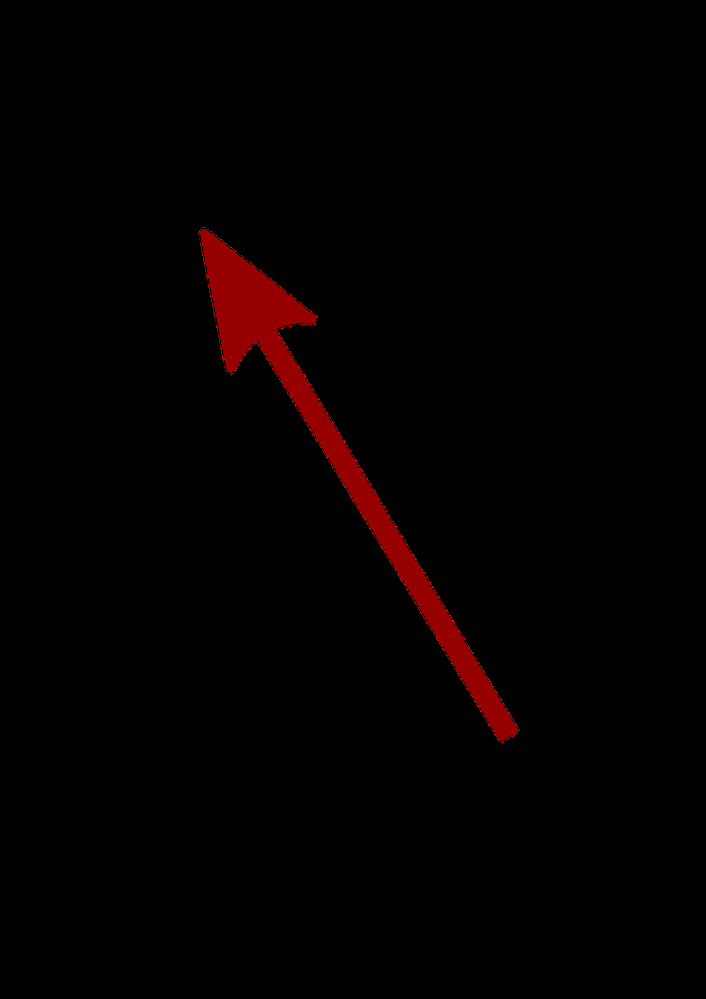
#> input picture arrow/arrow.png, 706 x 999 px, shrunk from 1240 x 1754 before the run, given in place of the camera
$ python 'main 1.py'
#> lines starting #> are read from the running program, lines starting #| are printed output that depends on the picture; after the words box and inside, x2 and y2 are one past the last pixel; in counts of white or black regions, pixels touching at a corner belong together
import cv2
import numpy as np
import matplotlib.pyplot as plt
camera = cv2.VideoCapture(0)

# cv2.namedWindow("Image", cv2.WINDOW_GUI_NORMAL)
while camera.isOpened():
    _, image = camera.read()
#> image is the input picture: shape (999, 706, 3); mean B, G, R 0, 0, 3.9
    gray = cv2.cvtColor(image, cv2.COLOR_RGB2GRAY)
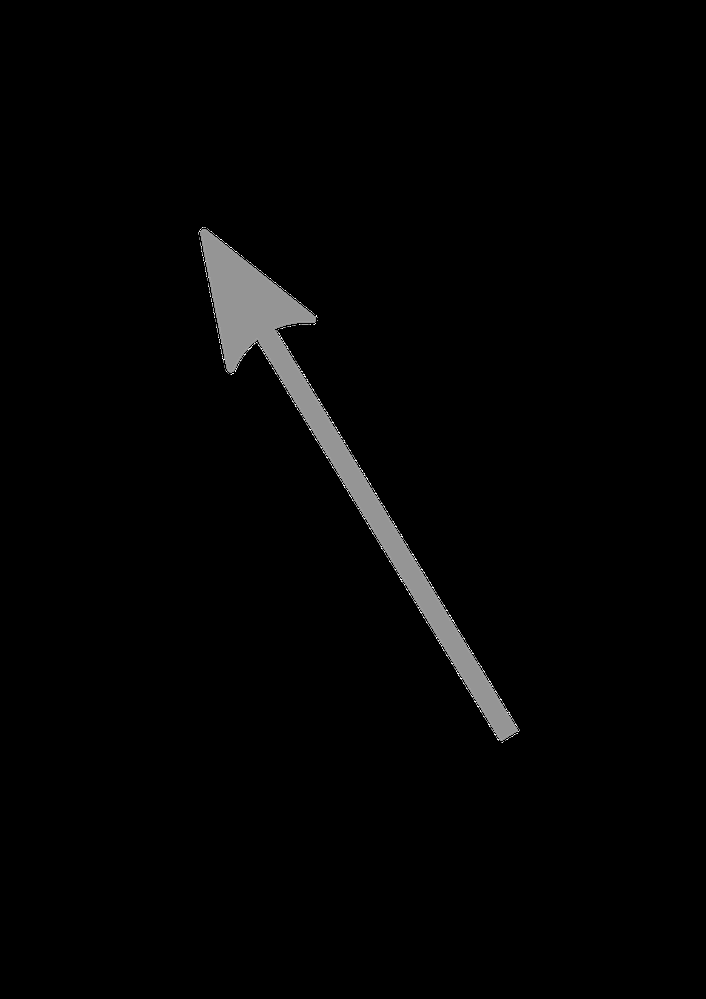
#> gray: shape (999, 706); min 0, max 29, mean 0.4; drawn with min black and max white

    _, thresh = cv2.threshold(gray, 0, 255, cv2.THRESH_BINARY)
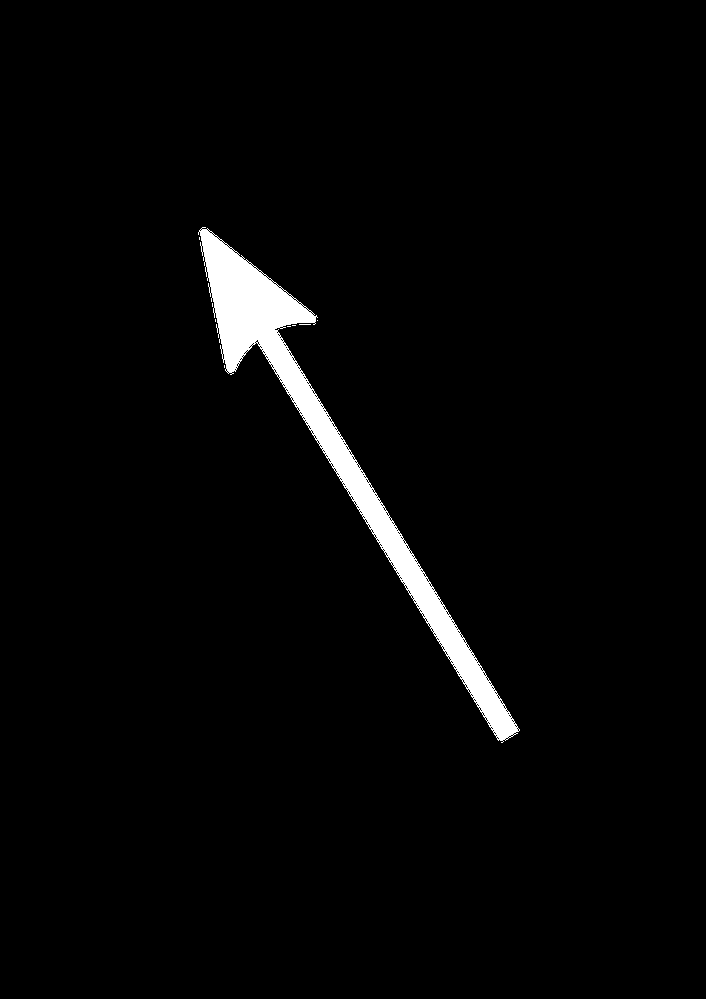
#> thresh: shape (999, 706); 2.6% white; 9 white regions (8 under 20 px)
    cnts, _ = cv2.findContours(thresh, cv2.RETR_TREE, cv2.CHAIN_APPROX_SIMPLE)
#> cnts = 614 contours, 613 with area under 20; largest, box (x1, y1, x2, y2) and area: (198, 227, 520, 743) 18028
    image = cv2.cvtColor(image, cv2.COLOR_RGB2HSV)
#> image: shape (999, 706, 3); mean H, S, V 3.1, 6.5, 3.9
    image = image[:, :, 1]
#> image: shape (999, 706); 2.6% white; 9 white regions (8 under 20 px), largest, box (x1, y1, x2, y2) and area: (198, 227, 520, 743) 17972
    image = cv2.threshold(image, 80, 255, cv2.THRESH_BINARY_INV)[1]
    image = cv2.erode(image, None, iterations=10)
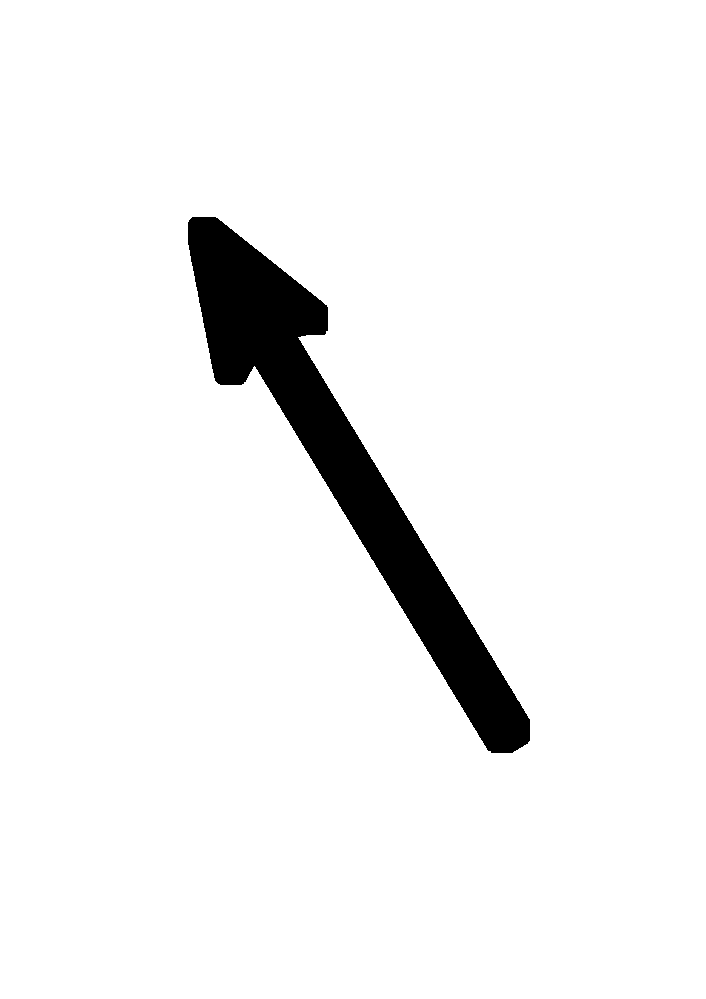
#> image: shape (999, 706); 94.7% white; 1 black region, box (x1, y1, x2, y2) and area: (188, 217, 530, 753) 37318
    image = cv2.dilate(image, None, iterations=25)
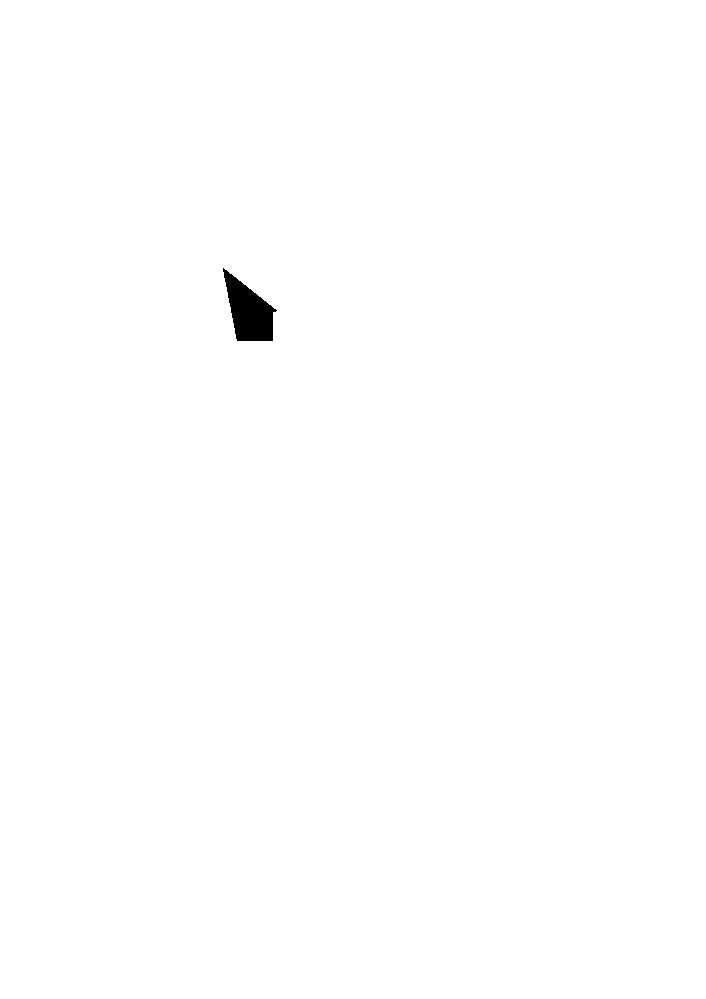
#> image: shape (999, 706); 99.7% white; 1 black region, box (x1, y1, x2, y2) and area: (223, 268, 277, 341) 2189

    cnts = cv2.findContours(image, cv2.RETR_EXTERNAL,
                                    cv2.CHAIN_APPROX_SIMPLE)[0]
#> cnts = [[[0, 0], [0, 998], [705, 998], [705, 0]]]
    mx = 0
    c = max(cnts, key = cv2.contourArea)
#> c = [[0, 0], [0, 998], [705, 998], [705, 0]]
    print(c)
#| [[[  0   0]]
#|  [[  0 998]]
#|  [[705 998]]
#|  [[705   0]]]

    cv2.drawContours(image, [c], 0, (255, 0, 0), 2)

#> (the run stopped early here; a loop or call above may not have finished)
